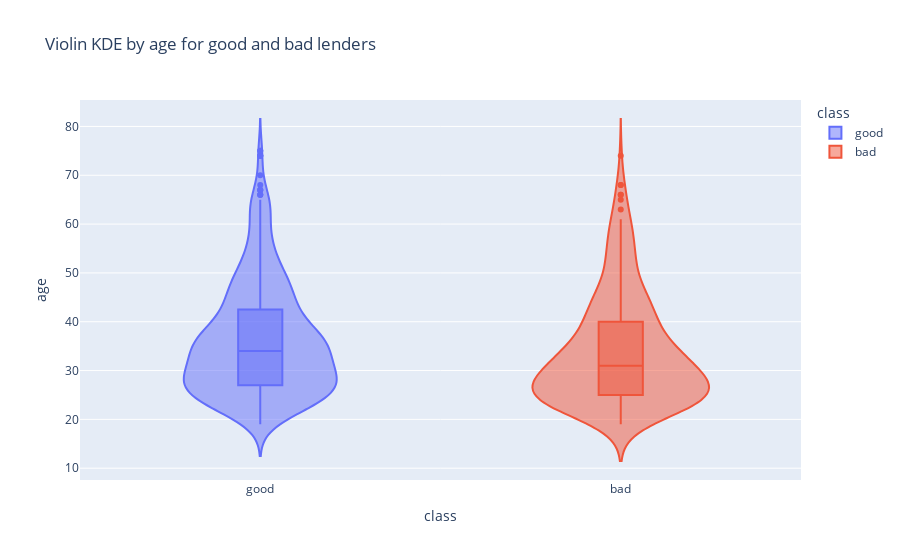

Notebook code for this chart:
### Markdown cell above
If we enforce that the borrower has a checking/savings account, we find that the "good" classification actually does correlate with their balance in the checking or savings account.

Let's also look at the way age plays a role.

### Code cell
px.violin(df, x='class', y='age', color='class', title='Violin KDE by age for good and bad lenders', box=True)

### Figure 1 — Plotly figure (JSON) as saved in the notebook; plotly's stock layout.template omitted (floating-point values rounded to 4 significant figures; data arrays with more than 128 entries replaced by an {"elided": "..."} marker saying what was removed)
{"data": [{"alignmentgroup": "True", "box": {"visible": true}, "hovertemplate": "class=%{x}<br>age=%{y}<extra></extra>", "legendgroup": "good", "marker": {"color": "#636efa"}, "name": "good", "offsetgroup": "good", "orientation": "v", "scalegroup": "True", "showlegend": true, "type": "violin", "x": {"elided": "700 str values"}, "x0": " ", "xaxis": "x", "y": {"elided": "700 int values"}, "y0": " ", "yaxis": "y"}, {"alignmentgroup": "True", "box": {"visible": true}, "hovertemplate": "class=%{x}<br>age=%{y}<extra></extra>", "legendgroup": "bad", "marker": {"color": "#EF553B"}, "name": "bad", "offsetgroup": "bad", "orientation": "v", "scalegroup": "True", "showlegend": true, "type": "violin", "x": {"elided": "300 str values"}, "x0": " ", "xaxis": "x", "y": {"elided": "300 int values"}, "y0": " ", "yaxis": "y"}], "layout": {"legend": {"title": {"text": "class"}, "tracegroupgap": 0}, "title": {"text": "Violin KDE by age for good and bad lenders"}, "violinmode": "overlay", "xaxis": {"anchor": "y", "categoryarray": ["good", "bad"], "categoryorder": "array", "domain": [0, 1], "title": {"text": "class"}}, "yaxis": {"anchor": "x", "domain": [0, 1], "title": {"text": "age"}}}}
